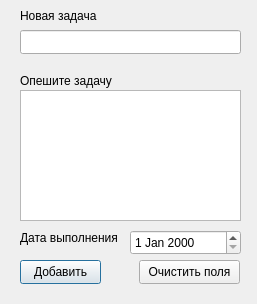
<?xml version="1.0" encoding="UTF-8"?>
<ui version="4.0">
 <class>Add_task</class>
 <widget class="QDialog" name="Add_task">
  <property name="geometry">
   <rect>
    <x>0</x>
    <y>0</y>
    <width>257</width>
    <height>304</height>
   </rect>
  </property>
  <property name="windowTitle">
   <string>Dialog</string>
  </property>
  <widget class="QLineEdit" name="lineEdit">
   <property name="geometry">
    <rect>
     <x>20</x>
     <y>30</y>
     <width>221</width>
     <height>24</height>
    </rect>
   </property>
  </widget>
  <widget class="QLabel" name="label_2">
   <property name="geometry">
    <rect>
     <x>20</x>
     <y>70</y>
     <width>151</width>
     <height>21</height>
    </rect>
   </property>
   <property name="text">
    <string>Опешите задачу</string>
   </property>
  </widget>
  <widget class="QDateEdit" name="dateEdit">
   <property name="geometry">
    <rect>
     <x>130</x>
     <y>230</y>
     <width>111</width>
     <height>25</height>
    </rect>
   </property>
  </widget>
  <widget class="QLabel" name="label">
   <property name="geometry">
    <rect>
     <x>20</x>
     <y>0</y>
     <width>81</width>
     <height>31</height>
    </rect>
   </property>
   <property name="text">
    <string>Новая задача</string>
   </property>
  </widget>
  <widget class="QTextEdit" name="textEdit">
   <property name="geometry">
    <rect>
     <x>20</x>
     <y>90</y>
     <width>221</width>
     <height>131</height>
    </rect>
   </property>
   <property name="html">
    <string>&lt;!DOCTYPE HTML PUBLIC &quot;-//W3C//DTD HTML 4.0//EN&quot; &quot;http://www.w3.org/TR/REC-html40/strict.dtd&quot;&gt;
&lt;html&gt;&lt;head&gt;&lt;meta name=&quot;qrichtext&quot; content=&quot;1&quot; /&gt;&lt;meta charset=&quot;utf-8&quot; /&gt;&lt;style type=&quot;text/css&quot;&gt;
p, li { white-space: pre-wrap; }
hr { height: 1px; border-width: 0; }
li.unchecked::marker { content: &quot;\2610&quot;; }
li.checked::marker { content: &quot;\2612&quot;; }
&lt;/style&gt;&lt;/head&gt;&lt;body style=&quot; font-family:'Segoe UI'; font-size:9pt; font-weight:400; font-style:normal;&quot;&gt;
&lt;p style=&quot;-qt-paragraph-type:empty; margin-top:0px; margin-bottom:0px; margin-left:0px; margin-right:0px; -qt-block-indent:0; text-indent:0px;&quot;&gt;&lt;br /&gt;&lt;/p&gt;&lt;/body&gt;&lt;/html&gt;</string>
   </property>
  </widget>
  <widget class="QLabel" name="label_3">
   <property name="geometry">
    <rect>
     <x>20</x>
     <y>230</y>
     <width>101</width>
     <height>16</height>
    </rect>
   </property>
   <property name="text">
    <string>Дата выполнения</string>
   </property>
  </widget>
  <widget class="QPushButton" name="Add">
   <property name="geometry">
    <rect>
     <x>20</x>
     <y>260</y>
     <width>81</width>
     <height>24</height>
    </rect>
   </property>
   <property name="text">
    <string>Добавить</string>
   </property>
  </widget>
  <widget class="QPushButton" name="Clear">
   <property name="geometry">
    <rect>
     <x>139</x>
     <y>260</y>
     <width>101</width>
     <height>24</height>
    </rect>
   </property>
   <property name="text">
    <string>Очистить поля</string>
   </property>
  </widget>
 </widget>
 <resources/>
 <connections/>
</ui>
